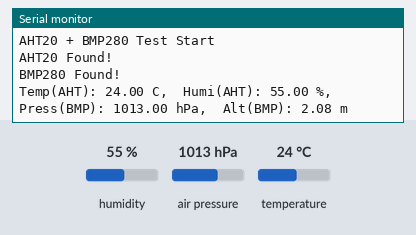
Bench run of a sketch on a simulated Arduino Uno, built with avr-gcc and run on an emulated ATmega328P. Parts: the last lines printed to the serial monitor. The inputs (shaded band) are chosen by the test bench; at power-on: humidity 55 %, air pressure 1013 hPa, temperature 24 °C.

Above: at 1.2 s.
1.3 s: humidity set to 22 %
At 2.8 s:
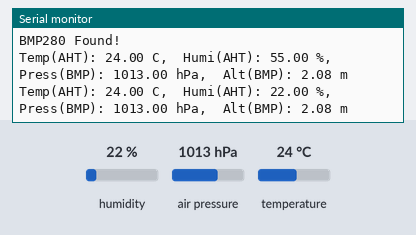
3.7 s: air pressure set to 952 hPa
At 5.1 s:
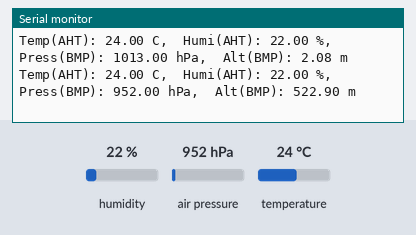
6.1 s: temperature set to 12 °C
At 7.3 s:
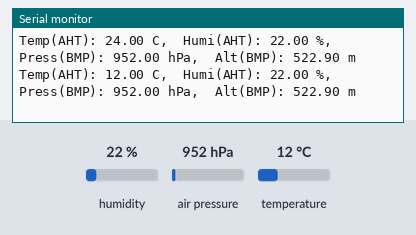
8.5 s: air pressure set to 1000 hPa
At 8.5 s:
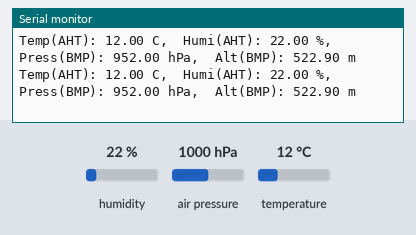
Timing chart, 0 to 11.5 s (numbered marks = the images above; inputs shaded):
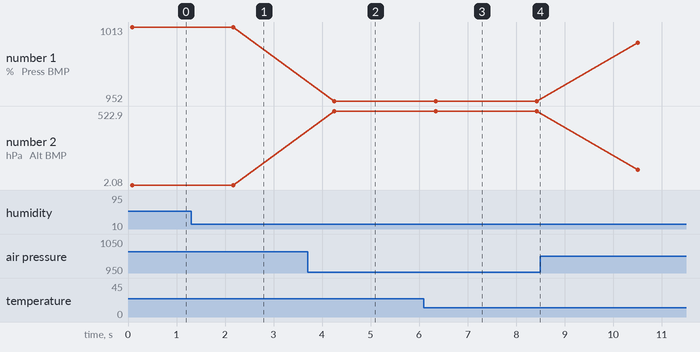

The sketch:

AHT20_BMP20.ino
```cpp
#include <Wire.h>
#include <Adafruit_AHTX0.h>  // AHT20 라이브러리
#include <Adafruit_BMP280.h> // BMP280 라이브러리

// 객체 생성
Adafruit_AHTX0 aht;
Adafruit_BMP280 bmp;

void setup() {
  Serial.begin(115200);
  while (!Serial) delay(10); // 시리얼 연결 대기

  Serial.println(F("AHT20 + BMP280 Test Start"));

  // 1. AHT20 (온습도) 초기화
  if (!aht.begin()) {
    Serial.println(F("AHT20 not found! Check wiring"));
    while (1) delay(10);
  }
  Serial.println(F("AHT20 Found!"));

  // 2. BMP280 (기압/고도) 초기화
  // 중요: 알리발 모듈은 주소가 0x76인 경우가 많고, 정품은 0x77입니다.
  // 아래 코드는 0x76으로 시도해보고 안 되면 0x77로 다시 시도합니다.
  if (!bmp.begin(0x76)) {
    Serial.println(F("BMP280 init failed at 0x76, trying 0x77..."));
    if (!bmp.begin(0x77)) {
       Serial.println(F("BMP280 not found! Check wiring"));
       while (1) delay(10);
    }
  }
  Serial.println(F("BMP280 Found!"));
  // BMP280 설정 (노이즈 감소 및 성능 최적화)
  bmp.setSampling(Adafruit_BMP280::MODE_NORMAL,     /* Operating Mode. */
                  Adafruit_BMP280::SAMPLING_X2,     /* Temp. oversampling */
                  Adafruit_BMP280::SAMPLING_X16,    /* Pressure oversampling */
                  Adafruit_BMP280::FILTER_X16,      /* Filtering. */
                  Adafruit_BMP280::STANDBY_MS_500); /* Standby time. */
}

void loop() {
  // --- AHT20 데이터 읽기 ---
  sensors_event_t humidity, temp;
  aht.getEvent(&humidity, &temp); // 온습도 데이터 가져오기

  // --- BMP280 데이터 읽기 ---
  float pressure = bmp.readPressure(); // 파스칼(Pa) 단위
  float altitude = bmp.readAltitude(1013.25); // 해수면 기압 기준 고도 계산

  // --- 출력 ---
  Serial.print(F("Temp(AHT): "));
  Serial.print(temp.temperature);
  Serial.print(F(" C,  "));

  Serial.print(F("Humi(AHT): "));
  Serial.print(humidity.relative_humidity);
  Serial.print(F(" %,  "));

  Serial.print(F("Press(BMP): "));
  Serial.print(pressure / 100); // hPa(헥토파스칼)로 변환
  Serial.print(F(" hPa,  "));

  Serial.print(F("Alt(BMP): "));
  Serial.print(altitude);
  Serial.println(F(" m"));

  delay(2000); // 2초마다 갱신
}
```

Measured:
- after the input at 1.3 s, the serial monitor: prints a new line after 0.87 s (image 1)
- after the input at 3.7 s, the serial monitor: prints a new line after 0.55 s (image 2)
- after the input at 6.1 s, the serial monitor: prints a new line after 0.24 s (image 3)
- plotted number 1: 1013 → 952 after the input at 3.7 s, 952 → 1000 after the input at 8.5 s
- plotted number 2: 2.08 → 522.9 after the input at 3.7 s, 522.9 → 110.9 after the input at 8.5 s
